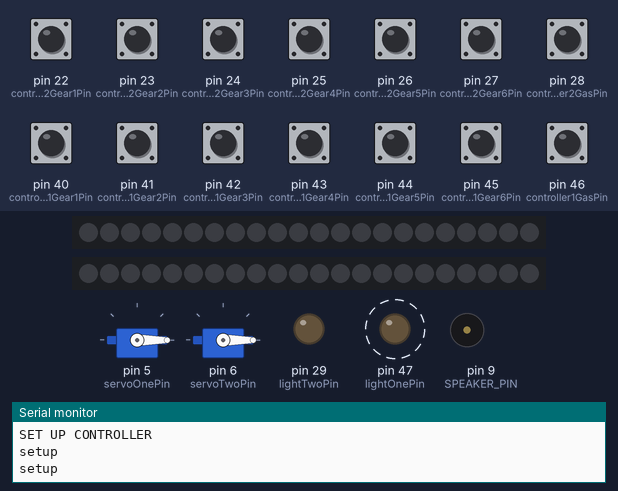
The sketch below on a simulated Arduino Mega 2560, built with avr-gcc and run on an emulated ATmega2560. Shown: 2 × servo, 2 × 22 RGB LEDs in strip order, left to right, output pins drawn as LEDs (lit = HIGH), buzzer (waves = sounding), the last lines printed to the serial monitor. Dashed ring = blinking. The test bench sets the inputs (shaded band); at power-on: pin 22 (controller2Gear1Pin), pin 23 (controller2Gear2Pin), pin 24 (controller2Gear3Pin), pin 25 (controller2Gear4Pin), pin 26 (controller2Gear5Pin), pin 27 (controller2Gear6Pin), pin 28 (controller2GasPin), pin 40 (controller1Gear1Pin), pin 41 (controller1Gear2Pin), pin 42 (controller1Gear3Pin), pin 43 (controller1Gear4Pin), pin 44 (controller1Gear5Pin), pin 45 (controller1Gear6Pin), pin 46 (controller1GasPin) HIGH.

Above: at 1.2 s.
1.3 s: pin 22 (controller2Gear1Pin) pulled LOW for 0.15 s
At 1.9 s:
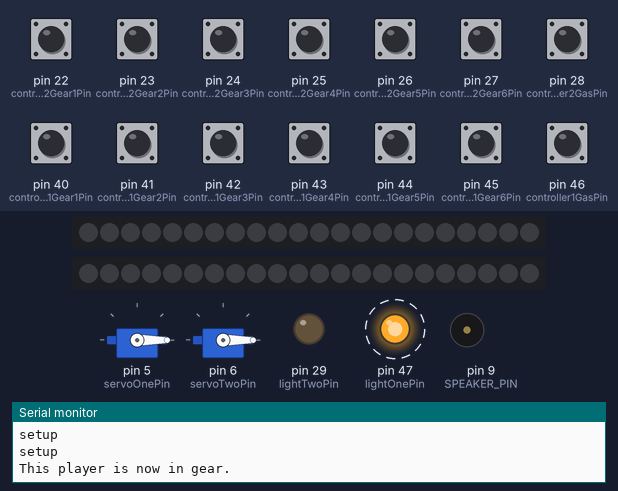
4.4 s: pin 40 (controller1Gear1Pin) pulled LOW for 0.15 s
At 5.4 s:
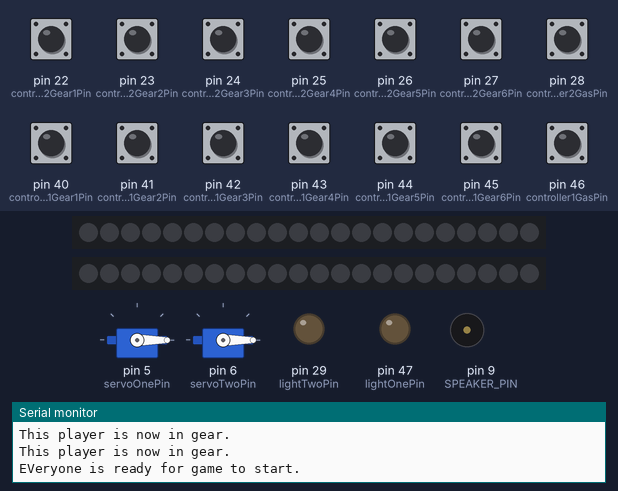
6.0 s: pin 23 (controller2Gear2Pin) pulled LOW for 0.15 s
At 6.7 s:
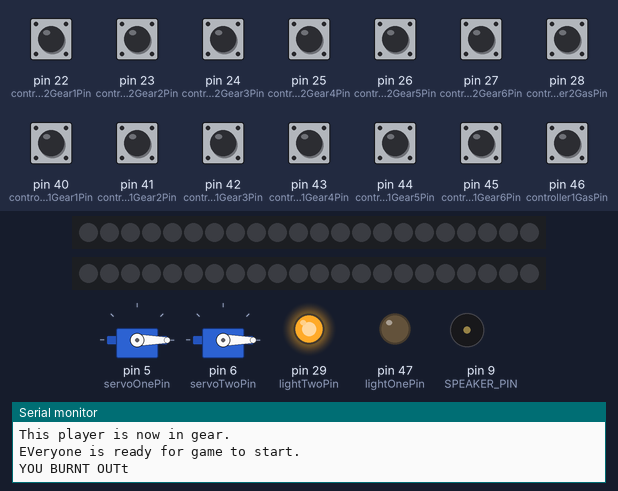
9.1 s: pin 22 (controller2Gear1Pin) pulled LOW for 1 s
At 10.0 s:
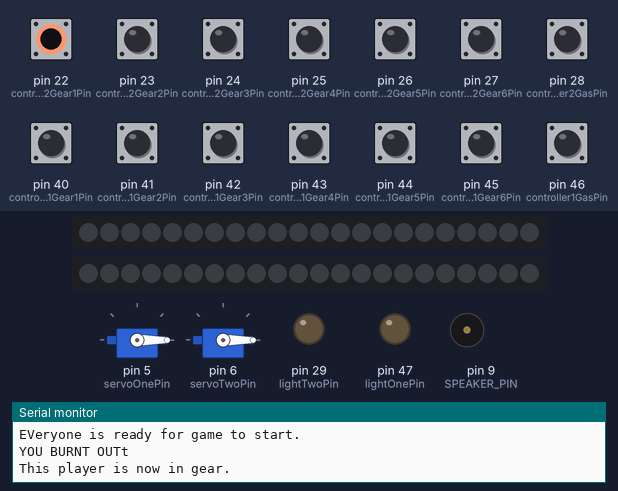
11.6 s: pin 23 (controller2Gear2Pin) pulled LOW for 1 s
At 12.2 s:
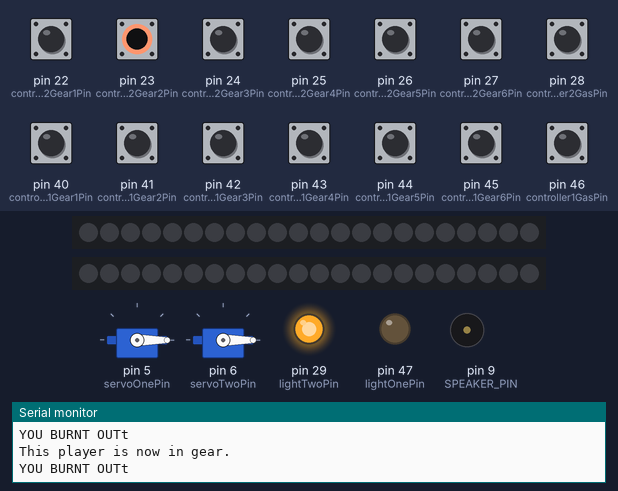
Timing chart, 0 to 16.6 s (numbered marks = the images above; inputs shaded):
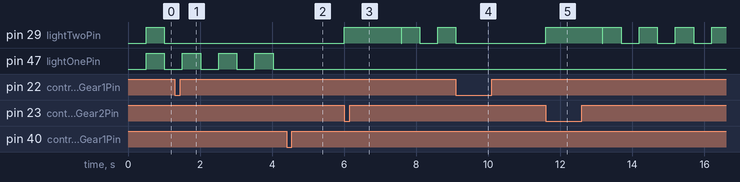

The sketch:

Arduino_code_Mach5.ino
```cpp
//#include "ServoTimer2.h"
#include<Servo.h>
#define FASTLED_ALLOW_INTERRUPTS 1


#include <FastLED.h>

const int servoOnePin = 5;
const int servoTwoPin = 6;
//const int buttonOnePin = 2;
const int LED_COUNT = 22;


const int finishLineDistance = 12000;

/////////////////CONTROLLER PINS////////////////////////////
const int controller1Gear1Pin = 40;
const int controller1Gear2Pin = 41;
const int controller1Gear3Pin = 42;
const int controller1Gear4Pin = 43;
const int controller1Gear5Pin = 44;
const int controller1Gear6Pin = 45;
const int controller1GasPin = 46;

const int lightOnePin = 47;

CRGB stripOne[LED_COUNT];
const int stripOnePin = 48;


const int controller2Gear1Pin = 22;
const int controller2Gear2Pin = 23;
const int controller2Gear3Pin = 24;
const int controller2Gear4Pin = 25;
const int controller2Gear5Pin = 26;
const int controller2Gear6Pin = 27;
const int controller2GasPin = 28;

const int lightTwoPin = 29;

CRGB stripTwo[LED_COUNT];
const int stripTwoPin = 30;

////////////////////NEOPIXELS/////////////////////////////


////STRIPS


class Controller {
public:

  unsigned long lastToggle = 0;
  bool ledState = false;
  int gasPin;
  int lightPin;
  //because our physical joystick is gonna rely on being IN a current gear, not a button,
  //we should track it in Controller, not car.
  int currentGear = 1;

  bool waitingToGetInGearOne = false;

  int gearPins[6];


  void setupController(int g1Pin, int g2Pin, int g3Pin, int g4Pin, int g5Pin, int g6Pin, int theGasPin, int theLightPin) {

    Serial.println("SET UP CONTROLLER");

    gearPins[0] = g1Pin;
    gearPins[1] = g2Pin;
    gearPins[2] = g3Pin;
    gearPins[3] = g4Pin;
    gearPins[4] = g5Pin;
    gearPins[5] = g6Pin;
    gasPin = theGasPin;
    lightPin = theLightPin;


    //gasPin = theGasPin;
  }

  int getCurrentGear() {
    //checked every frame from main car loop

    int gearShifterPosition = 0;
    //i corresponds to array value.
    for (int i = 0; i < 6; i++) {
      bool status = digitalRead(gearPins[i]);


      if (status == 0) {
        //its pressed down.
        gearShifterPosition = i + 1;
      }
    }  //should it be required that its one up from the last gear???
    if (gearShifterPosition != 0) {
      currentGear = gearShifterPosition;
    } else {
      currentGear = 0;
    }
    //if the shifter is in limbo, currentGear will be 0

    return currentGear;
  }


  void waitForPlayerToResetToGearOne() {
    //Designed to be passed to EVERY FRAME


    //Serial.println("GET IN GEAR 1. NOW.");
    if (getCurrentGear() == 1) {
      Serial.println("This player is now in gear.");
      waitingToGetInGearOne = false;
    }
    else {

    }
    unsigned long now = millis();
    if (now - lastToggle >= 500) {
        lastToggle = now;
        ledState = !ledState;
        digitalWrite(lightPin, ledState);
    }
    return;
  }
  bool getGasPedal() {

    return !digitalRead(gasPin);
  }
};


class Car {
public:

  Servo needle;
  CRGB teamColor = CRGB::Green;

  double needleIncrement = 0;
  double lastNeedleIncrement = 0;
  int currentCarGear;
  int lastCarGear = 1;

  bool burnout = false;
  int burnoutTimer = 0;

  const int SAFE_SHIFT_THRESHOLD = 90;
  const int SPEED_BOOST_THRESHOLD = 165;

  Controller *controller;

  CRGB *lightStripPointer;

  bool boost = false;

  int lightPin;


  double totalDistance = 0;
  double velocity = 0;


  void resetStrip(bool win) {
    int num = 0;
    if (win) {
      num = 255;
    }
    for (int i = 0; i < LED_COUNT; i++) {
      lightStripPointer[i] = CRGB(0, num, 0);
    }
  }

  void setupCar(int servoPin, Controller* theController, int theLightPin, CRGB *theStrip) {

    controller = theController;
    lightStripPointer = theStrip;

    lightPin = theLightPin;


    resetStrip(false);
    needle.attach(servoPin);
    Serial.println("setup");
    needle.write(0);
  }

  void resetCar() {
    totalDistance = 0;
    velocity = 0;
    needleIncrement = 0;
    lastNeedleIncrement = 0;
    lastCarGear = 1;
    //needle.write(0);

    boost = false;
    burnout = false;
    burnoutTimer = 0;
    resetStrip(false);

  }

  void setLightDistance() {

    int ledsToShow = LED_COUNT / (finishLineDistance/totalDistance);//a ratio from 0 to 1 indicating completion.
    for (int i = 0; i < ledsToShow; i++) {
      lightStripPointer[i] = teamColor;
    }
  }


  bool loopCar(float dt) {

    if (controller->waitingToGetInGearOne == true) {
      //hand off the loop to the waiter function
      controller->waitForPlayerToResetToGearOne();
      return false;
    }

    bool neutral = false;


    currentCarGear = controller->getCurrentGear();

    bool gas = controller->getGasPedal();


    if (burnout == true) {
      //count car out of burnout.
      burnoutTimer++;
      if (burnoutTimer >= 150) {
        //out of burnout mode!!!
        burnoutTimer = 0;
        burnout = false;
        lastCarGear = 1;
        lastNeedleIncrement = 0;
        needleIncrement = 0;
        velocity = 0;

        //Okay, lets reset the player.
        //WE GOTTA FORCE PLAYER TO GO BACK TO GEAR 1 SOMEHOW
        controller->waitingToGetInGearOne = true;
        digitalWrite(lightPin, LOW);

      }
      else {
        return false;
      }

    }

    if (currentCarGear == 0) {
      neutral = true;
      currentCarGear = lastCarGear;
    }

    //Serial.print(currentCarGear);
    //Serial.print(" last gear was ");
    //Serial.println(lastCarGear);

    //determine current needle zone.


    if (needleIncrement < 180 && currentCarGear == lastCarGear) {
      //Nothing happening, just keep stepping
      if (gas == true && neutral == false) {
        float gearFactor = pow(currentCarGear, 0.7); // 0.7 makes higher gears less punishing
        needleIncrement += (1 * (1.0/gearFactor)) * dt * 100.0;
      } else if ((needleIncrement - 0.1 * (currentCarGear / 2.0)) > 0) {
        //rpms will fall off if were in neutral OR theres no gas.
        needleIncrement -= (0.8 * (1.0/currentCarGear)) * dt * 100.0;
      } else {
        needleIncrement = needleIncrement;  //keep it the same.
      }

      velocity = (needleIncrement / 50.0) * currentCarGear; //location of needle * car gear

      totalDistance = totalDistance + velocity;
      if (boost == true) {
        boost = false;
        totalDistance = totalDistance + 200;
      }
      setLightDistance();
      if (totalDistance >= finishLineDistance) {
        return true;
        //END THE GAME. YOU WON!!!
      }

      //
      if (needleIncrement != lastNeedleIncrement) {
        Serial.println(needleIncrement);
        needle.write(needleIncrement);  //values between 0 and 180
      }


      digitalWrite(lightPin, LOW);
    } else if (needleIncrement >= 180) {
      burnout = true;
    }

    if (currentCarGear != lastCarGear && burnout == false) {
      //Something has changed........
      if ((currentCarGear != lastCarGear + 1) && (currentCarGear != lastCarGear - 1)) {
        //you cant jump gears!!!
        burnout = true;
      }
      else if (needleIncrement > SAFE_SHIFT_THRESHOLD) {
        if (gas == true) {
          //thats bad. BURNOUT.
          burnout = true;

        } else {
          //Safely shifted!!!!
          //if (needleIncrement > SPEED_BOOST_THRESHOLD) {
            //Serial.println("SPEED BOOST");
            //digitalWrite(lightPin, HIGH);
            //boost = true;
          //}
          needleIncrement = currentCarGear * 10; //Dont want to reset ALL the way.


          needle.write(needleIncrement);
          Serial.println("Shift to Gear" + String(currentCarGear));
          //delay(350);  //time for needle to reset. //I dont want delays.
        }


      } else {
        //SHIFTED TOO EARLY!
        burnout = true;
      }
    }

    if (burnout == true) {
      //BURN OUT. either needle got too high. or shifted before 90.
      needleIncrement = 0;

      velocity = 0;
      needle.write(needleIncrement);
      Serial.println("YOU BURNT OUTt");
      digitalWrite(lightPin, HIGH);
      return false;
    }


    lastNeedleIncrement = needleIncrement;
    lastCarGear = currentCarGear;
    return false;  //car not at finish line.
  }
};

Car carOne = Car();
Controller controllerOne = Controller();

Car carTwo = Car();
Controller controllerTwo = Controller();


class Game {
public:
  bool gameIsInProgress = false;
  bool oneTimeResets = false;

  void startNewGame() {
    //CALLED ONCE each time a new game starts!
    //gameIsInProgress = false;
    //reset old game
    carOne.resetCar();
    carTwo.resetCar();
    controllerOne.waitingToGetInGearOne = true;
    controllerTwo.waitingToGetInGearOne = true;

    waitForPlayers();

  }

  bool waitForPlayers() {
    bool someoneIsHoldingUsUp = false;
    //Serial.println("WAITING FOR PLAYERS.....");

    if (controllerOne.waitingToGetInGearOne == true) {
      //hand off the loop to the waiter function
      controllerOne.waitForPlayerToResetToGearOne();
      someoneIsHoldingUsUp = true;
    }
    if (controllerTwo.waitingToGetInGearOne == true) {
      //hand off the loop to the waiter function
      controllerTwo.waitForPlayerToResetToGearOne();
      someoneIsHoldingUsUp = true;
    }
    //do the same for player two.
    if (!someoneIsHoldingUsUp) {
      //everyone is ready!
      Serial.println("EVeryone is ready for game to start.");
      return true;
    }
    else {
      return false;
    }

  }

  void tryingToStartNewGame() {
    //CALLED EVERY FRAME THAT THE GAME IS NOT IN PROGRESS.
    if (oneTimeResets) {
      oneTimeResets = false;
      startNewGame();
    }
    bool ready = waitForPlayers();
    if (ready) {
      gameIsInProgress = true;
    }
    return;

  }

  bool getGameStatus() {
    return gameIsInProgress;
  }
};

Game currentGame = Game();


void setup() {
  //delay(100);
  Serial.begin(9600);
  Serial.println("begin");
  //pinMode(buttonOnePin, INPUT);
  pinMode(lightOnePin, OUTPUT);
  pinMode(controller1Gear1Pin, INPUT_PULLUP);
  pinMode(controller1Gear2Pin, INPUT_PULLUP);
  pinMode(controller1Gear3Pin, INPUT_PULLUP);
  pinMode(controller1Gear4Pin, INPUT_PULLUP);
  pinMode(controller1Gear5Pin, INPUT_PULLUP);
  pinMode(controller1Gear6Pin, INPUT_PULLUP);
  pinMode(controller1GasPin, INPUT_PULLUP);

  /////c2
  pinMode(lightTwoPin, OUTPUT);
  pinMode(controller2Gear1Pin, INPUT_PULLUP);
  pinMode(controller2Gear2Pin, INPUT_PULLUP);
  pinMode(controller2Gear3Pin, INPUT_PULLUP);
  pinMode(controller2Gear4Pin, INPUT_PULLUP);
  pinMode(controller2Gear5Pin, INPUT_PULLUP);
  pinMode(controller2Gear6Pin, INPUT_PULLUP);
  pinMode(controller2GasPin, INPUT_PULLUP);

  FastLED.addLeds<WS2812, stripOnePin, GRB>(stripOne, LED_COUNT);
  FastLED.addLeds<WS2812, stripTwoPin, GRB>(stripTwo, LED_COUNT);

  controllerOne.setupController(controller1Gear1Pin, controller1Gear2Pin, controller1Gear3Pin, controller1Gear4Pin, controller1Gear5Pin, controller1Gear6Pin, controller1GasPin, lightOnePin);
  controllerTwo.setupController(controller2Gear1Pin, controller2Gear2Pin, controller2Gear3Pin, controller2Gear4Pin, controller2Gear5Pin, controller2Gear6Pin, controller2GasPin, lightTwoPin);

  carOne.setupCar(servoOnePin, &controllerOne, lightOnePin, stripOne);
  carOne.teamColor = CRGB::Blue;
  carTwo.setupCar(servoTwoPin, &controllerTwo, lightTwoPin, stripTwo);
  carTwo.teamColor = CRGB::Red;


  controllerOne.waitingToGetInGearOne = true;
  controllerTwo.waitingToGetInGearOne = true;

  //controllerOne.waitForPlayerToResetToGearOne(carOne.lightPin);
  //currentGame.startNewGame();
}


unsigned long lastUpdate = 0;
const unsigned long frameInterval = 10;  // 10 ms = 100 FPS update

void loop() {
    unsigned long now = millis();
    runV8Pulse(now, carOne.velocity);
    if (now - lastUpdate >= frameInterval) {
        lastUpdate = now;

        if (currentGame.gameIsInProgress) { //will turn back on when game is ready.
            bool carOneFinished = carOne.loopCar(frameInterval / 1000.0);
            bool carTwoFinished = carTwo.loopCar(frameInterval / 1000.0);
            bool endGame = false;
            if (carOneFinished) {
                carOne.resetStrip(true);
                carTwo.resetStrip(false);
                FastLED.show();
                endGame = true;
            }
            if (carTwoFinished) {
                carTwo.resetStrip(true);
                carOne.resetStrip(false); //loser
                FastLED.show();
                endGame = true;
            }

            if (endGame) {
              Serial.println("GAME FINISHED!");
              delay(3000);
              currentGame.gameIsInProgress = false;
              currentGame.oneTimeResets = true;
            }
        }
        else {
          currentGame.tryingToStartNewGame();
        }
    }

    FastLED.show();
}


const int SPEAKER_PIN = 9;
unsigned long lastV8Step = 0;
int v8State = 0;        // 0 = off, 1 = on
int baseFreq = 100;      // minimum frequency
int maxFreq = 2000;       // maximum frequency
unsigned long v8Interval = 10; // base interval (ms per pulse)
const int numHarmonics = 20; // how many overtones
float harmonicMultipliers[numHarmonics] = {1.0, 1.5, 2.0}; // simple harmonics


void runV8Pulse(unsigned long now, int velocity) {
    // Map velocity to a base frequency
    int freq = baseFreq + velocity;
    if (freq > maxFreq) freq = maxFreq;

    // Optionally speed up pulses at higher velocity
    unsigned long interval = v8Interval;
    if (velocity > 0) {
        interval = max(2UL, 50UL - velocity / 1.5);
    }

    // Non-blocking pulse
    if (now - lastV8Step >= interval) {
        lastV8Step = now;

        if (v8State == 0) {
            // Turn on: play multiple harmonics
            for (int i = 0; i < numHarmonics; i++) {
                tone(SPEAKER_PIN, freq * harmonicMultipliers[i]);
                //delay(1); // tiny spacing between harmonics (still very short)
            }
            v8State = 1;
        } else {
            noTone(SPEAKER_PIN);
            v8State = 0;
        }
    }
}
```

Measured:
- after the input at 1.3 s, pin 29 (lightTwoPin): stops changing and stays LOW
- after the input at 4.4 s, pin 47 (lightOnePin): stays LOW (without the input it goes to HIGH after 0.13 s)
- after the input at 6.0 s, pin 29 (lightTwoPin): goes HIGH 1.6 s, LOW 0.01 s, HIGH 0.50 s, LOW 0.51 s, then HIGH, starting at once
- after the input at 9.1 s, pin 29 (lightTwoPin): goes on until 9.1 s, then stays LOW
- after the input at 11.6 s, pin 29 (lightTwoPin): goes HIGH 1.6 s, LOW 0.01 s, 3 × (HIGH 0.50 s, LOW 0.51 s), then HIGH, starting at once
- by itself, pin 47 (lightOnePin): alternates HIGH for 0.51 s and LOW for 0.50 s
